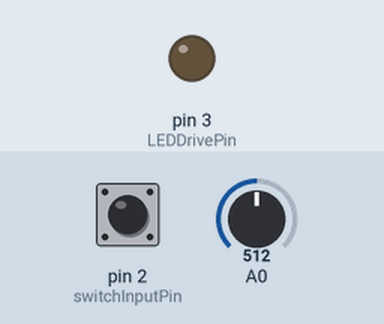
The sketch below on a simulated Arduino Uno, built with avr-gcc and run on an emulated ATmega328P. Parts: output pins drawn as LEDs (lit = HIGH). The inputs (shaded band) are chosen by the test bench; at power-on: pin 2 (switchInputPin) HIGH, A0 = 512.

Above: at 1.2 s.
1.3 s: pin 2 (switchInputPin) pulled LOW for 0.15 s
At 1.8 s:
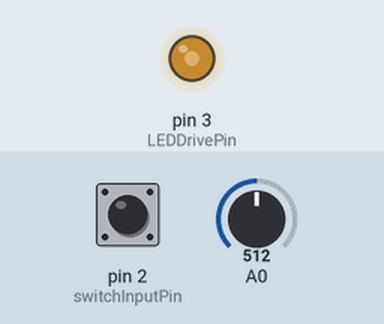
2.9 s: A0 set to 716
At 4.1 s:
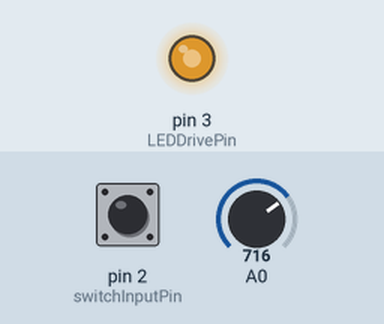
4.4 s: A0 set to 900
At 5.4 s:
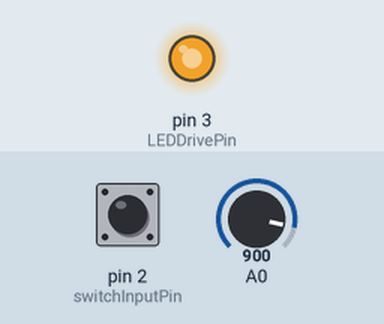
5.9 s: A0 set to 122
At 6.5 s:
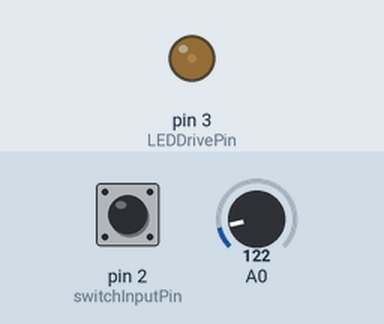
7.4 s: A0 set to 511
At 7.7 s:
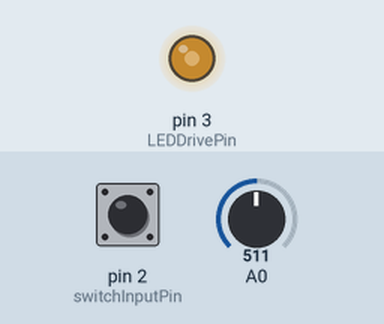
8.9 s: pin 2 (switchInputPin) pulled LOW for 1 s
At 10.0 s:
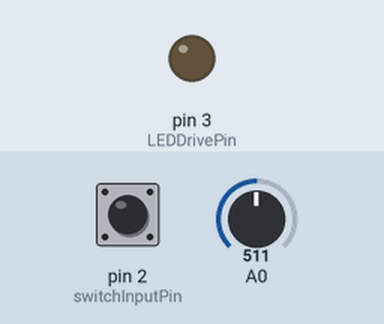
Timing chart, 0 to 11.9 s (numbered marks = the images above; inputs shaded):
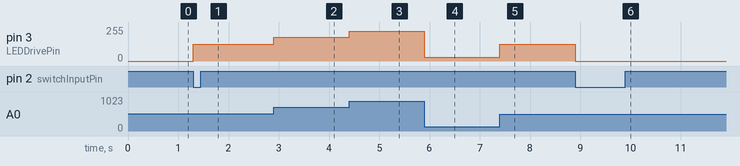

The sketch:

Exp03.ino
```cpp
/* Experiment 03: Dimming a light using a potentiometer
 * NOTE: See warning below about code modification. */

const int switchInputPin = 2;
const int LEDDrivePin = 3;

/* use volatine for interrupt variables */
volatile byte buttonState = LOW;

void setup()
{
  pinMode(LEDDrivePin, OUTPUT);
  pinMode(switchInputPin, INPUT);
  attachInterrupt(digitalPinToInterrupt(switchInputPin), OnButtonPressed, FALLING);
}

/* interrupt routine attached to pin 2 (button) */
void OnButtonPressed()
{
  buttonState = !buttonState;
}

void loop()
{
  int potentiometerValue = analogRead(A0);

  if (buttonState)
  {
    /* Analog Digital Converter (ADC) works on a 0 to 1023 scale, while Pulse
     * Width Modulation works on a 0 to 255 scale. Thus, mapping is required. */
    potentiometerValue = map(potentiometerValue, 0, 1023, 0, 255);
    analogWrite(LEDDrivePin, potentiometerValue);
  }
  else
  {
    /* WARNING: this was digitalWrite(LEDDrivePin, LOW) in Kitronic Inventor's
     * Tutorial Book. However, it did not appear to work properly */
    analogWrite(LEDDrivePin, LOW); /* turn LED off */
  }
}
```

Measured:
- after the input at 1.3 s, pin 3 (LEDDrivePin): 0/255 → 127/255 at once
- after the input at 2.9 s, pin 3 (LEDDrivePin): 127/255 → 178/255 at once
- after the input at 4.4 s, pin 3 (LEDDrivePin): 178/255 → 224/255 at once
- after the input at 5.9 s, pin 3 (LEDDrivePin): 224/255 → 30/255 at once
- after the input at 7.4 s, pin 3 (LEDDrivePin): 30/255 → 127/255 at once
- after the input at 8.9 s, pin 3 (LEDDrivePin): 127/255 → 0/255 at once
